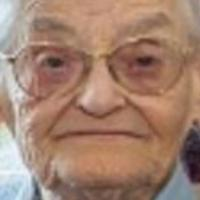
#> input picture testes/idoso2.png, 200 x 200 px, given as the content of the folder dados_teste_full/0-12_infantil, which was not available
$ jupyter execute --allow-errors projFinalCocada2.ipynb
#> lines starting #> are read from the running program, lines starting #| are printed output that depends on the picture; pictures that were not available may be replaced by others from this repository, and a replacement may not be noted
[cell 1]
import os
import numpy as np
#from PIL import Image
from sklearn.model_selection import train_test_split
from sklearn.decomposition import PCA
from sklearn.linear_model import LogisticRegression
from sklearn.metrics import classification_report, confusion_matrix, accuracy_score
import matplotlib.pyplot as plt
import cv2
#from sklearn.preprocessing import StandardScaler

[cell 2]
#Configurações usadas no código

IMG_SIZE = (64, 64)  #padrão: (128, 128)

#Categorias servirá para atribuir labels às fotos
CATEGORIAS = {
    "0-12_infantil": 0,
    "13-17_adolescente": 1,
    "18-64_adulto": 2,
    "65+_idoso": 3
}

#Categorias_resumidas servirá para impressão da predição, no fim do código
CATEGORIAS_RESUMIDAS = {
    "0-12_infantil": 'Criança',
    "13-17_adolescente": 'Adolescente',
    "18-64_adulto": 'Adulto',
    "65+_idoso": 'Idoso'
}

[cell 3]
#Caminho das pastas das fotos
BASE_DIR = "dados_teste_full/"

[cell 4]
#Função que aplica o filtro nas fotos
def realca_borda(img, img_size):
    #Redimensionar e tonar preto e bracnco
#> called with img_size = (64, 64)
    img = cv2.resize(img, img_size)
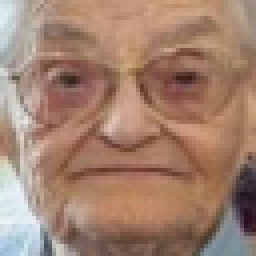
#> img: shape (64, 64, 3) (shown 4 times larger); mean B, G, R 111.2, 129, 161.9
    img = cv2.cvtColor(img, cv2.COLOR_BGR2GRAY)
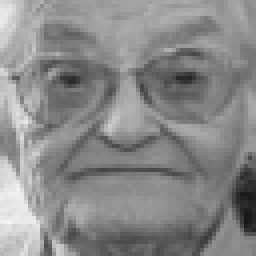
#> img: shape (64, 64) (shown 4 times larger); min 23, max 243, mean 136.8

    #Suavização
    img = cv2.GaussianBlur(img, (3, 3), 0) #3,3

    #Contraste
    img = cv2.equalizeHist(img)
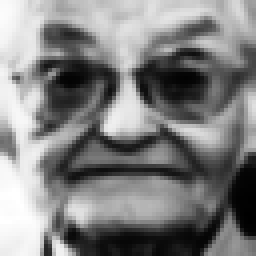
#> img: shape (64, 64) (shown 4 times larger); min 0, max 255, mean 128.8

    # Detecção de bordas
    #img = cv2.Canny(img, 125, 175)

    return img

[cell 5]
#Reconstrução da imagema através da redução feita pelo PCA
def reconstroi_imagem(autov, img, img_size):
    imagem_aprox = img @ autov.T
    mostra_imagem(np.reshape(imagem_aprox, img_size))

[cell 6]
#Imprimir a imagem na tela
def mostra_imagem(img):
    plt.imshow(img, cmap='gray')
    plt.axis('off')  #Remove os eixos
    plt.show()

[cell 7]
#Grava cada imagem na matriz, aplicando filtros e linearizando as imagens
def carregar_dados(base_dir, categorias, img_size):
    imagens = []
    labels = []
    for categoria, label in categorias.items():
        pasta = os.path.join(base_dir, categoria)
        for arquivo in os.listdir(pasta):
            caminho_imagem = os.path.join(pasta, arquivo)
            try:
                # Carregar imagem, converter para escala de cinza e redimensionar
                img = realca_borda(cv2.imread(caminho_imagem), IMG_SIZE) #Image.open(caminho_imagem).convert('L').resize(img_size)
                imagens.append(np.array(img).flatten())  # Achatar a imagem em um vetor
                labels.append(label)
            except Exception as e:
                print(f"Erro ao carregar imagem {caminho_imagem}: {e}")
    return np.array(imagens), np.array(labels)

[cell 8]
#carregar imagens na matriz e normalização
imagens, labels = carregar_dados(BASE_DIR, CATEGORIAS, IMG_SIZE)
imagens = imagens / 255.0

[cell 9]
np.shape(imagens)
#> Out = (4, 4096)

#> (a cell that did not finish here is left out)

#> (a cell that did not finish here is left out)

#> (a cell that did not finish here is left out)

#> (a cell that did not finish here is left out)

[cell 14]
#mostra_imagem(np.reshape(X_test[500,:], (128,128)))

[cell 15]
#redução dos dados de forma a manter 98% da variância
pca = PCA(n_components=0.98)  # 0.95 padrão
#> (the rest of this cell did not finish here and is left out)

#> (a cell that did not finish here is left out)

#> (a cell that did not finish here is left out)

[cell 18]
#treina o modelo utilizando regressão logística
modelo = LogisticRegression(solver='lbfgs', max_iter=1000) #1000 padrao
#> (the rest of this cell did not finish here and is left out)

#> (a cell that did not finish here is left out)

#> (a cell that did not finish here is left out)

#> (a cell that did not finish here is left out)

[cell 22]
#Predição de uma nova imagem
def prever_imagem(caminho_imagem, modelo, pca, img_size):
#> called with caminho_imagem = 'testes/idoso1.png', img_size = (64, 64)
    img = realca_borda(cv2.imread(caminho_imagem), img_size) #Image.open(caminho_imagem).convert('L').resize(img_size)
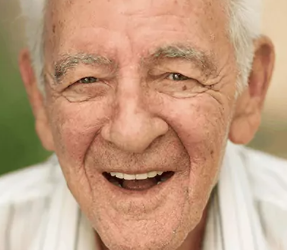
#> input picture testes/idoso1.png, 287 x 250 px
#> in realca_borda (call 5), `img = cv2.resize(img, img_size)`:
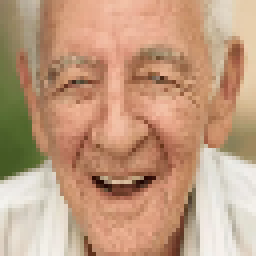
#> img: shape (64, 64, 3) (shown 4 times larger); mean B, G, R 128, 155.9, 193.4
#> in realca_borda (call 5), `img = cv2.cvtColor(img, cv2.COLOR_BGR2GRAY)`:
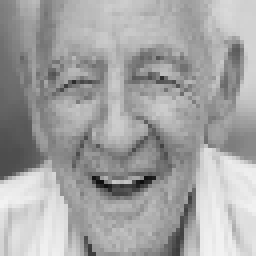
#> img: shape (64, 64) (shown 4 times larger); min 14, max 242, mean 163.9
#> in realca_borda (call 5), `img = cv2.GaussianBlur(img, (3, 3), 0)`:
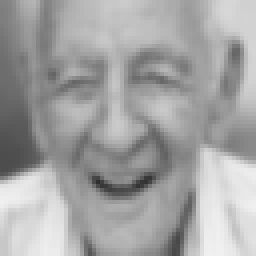
#> img: shape (64, 64) (shown 4 times larger); min 48, max 240, mean 164
#> in realca_borda (call 5), `img = cv2.equalizeHist(img)`:
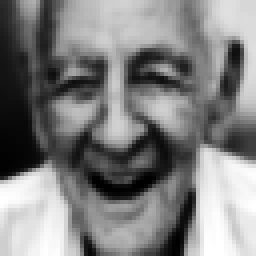
#> img: shape (64, 64) (shown 4 times larger); min 0, max 255, mean 128.5
    mostra_imagem(img)
    img_vetor = np.array(img).flatten().reshape(1, -1)
    img_vetor = img_vetor / 255.0
    img_pca = pca.transform(img_vetor)
    reconstroi_imagem(img_pca, autovetores, img_size)
    predicao = modelo.predict(img_pca)[0]
    for categoria, label in CATEGORIAS.items():
        if label == predicao:
            return categoria
